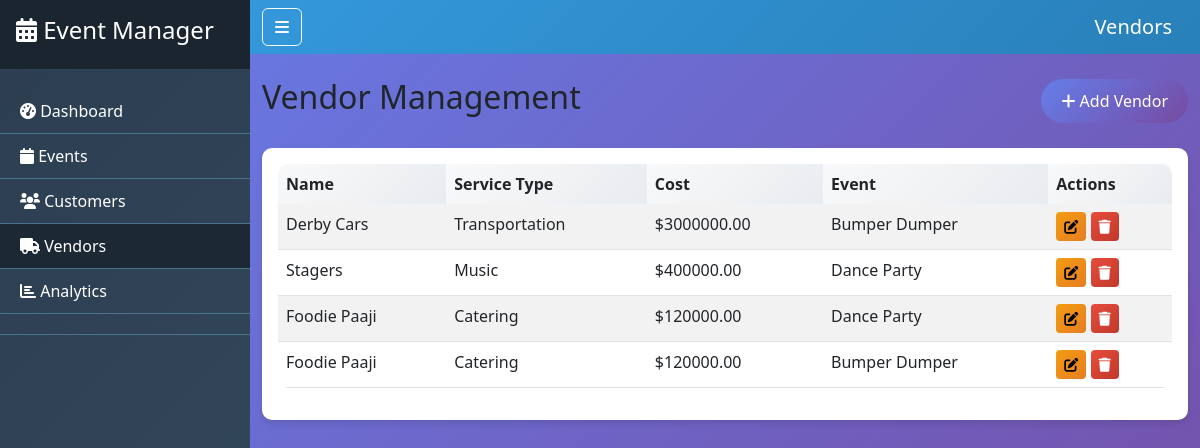
/vendors, run on the app's committed database.
### tables this page shows
CREATE TABLE vendors (
    id INTEGER PRIMARY KEY AUTOINCREMENT,
    name TEXT NOT NULL,
    service_type TEXT NOT NULL,
    cost REAL NOT NULL,
    event_id INTEGER,
    FOREIGN KEY (event_id) REFERENCES events (id)
);

CREATE TABLE events (
    id INTEGER PRIMARY KEY AUTOINCREMENT,
    name TEXT NOT NULL,
    type TEXT NOT NULL,
    date TEXT NOT NULL,
    location TEXT NOT NULL,
    budget REAL NOT NULL,
    expected_guests INTEGER NOT NULL,
    ticket_price REAL DEFAULT 0
);

### Event_Management_System/app.py (the view)
@app.route('/vendors')
def vendors():
    db = get_db()
    vendors = db.execute('SELECT v.*, e.name as event_name FROM vendors v LEFT JOIN events e ON v.event_id = e.id').fetchall()
    events = db.execute('SELECT id, name FROM events').fetchall()
    return render_template('vendors.html', vendors=vendors, events=events)

### Event_Management_System/app.py (called while the page is built)
def get_db():
    db = getattr(g, '_database', None)
    if db is None:
        db = g._database = sqlite3.connect(DATABASE)
        db.row_factory = sqlite3.Row
    return db

@app.teardown_appcontext
def close_connection(exception):
    db = getattr(g, '_database', None)
    if db is not None:
        db.close()

### Event_Management_System/templates/vendors.html (shortened to what this page needs)
{% extends "base.html" %}
{% block page_title %}Vendors{% endblock %}
{% block content %}
<div class="d-flex justify-content-between align-items-center mb-4">
    <h2>Vendor Management</h2>
    <a href="{{ url_for('add_vendor') }}" class="btn btn-primary"><i class="fas fa-plus"></i> Add Vendor</a>
</div>
<div class="card">
    <div class="card-body">
        <div class="table-responsive">
            <table class="table table-striped">
                <thead>
                    <tr>
                        <th>Name</th>
                        <th>Service Type</th>
                        <th>Cost</th>
                        <th>Event</th>
                        <th>Actions</th>
                    </tr>
                </thead>
                <tbody>
                    {% for vendor in vendors %}
                    <tr>
                        <td>{{ vendor.name }}</td>
                        <td>{{ vendor.service_type }}</td>
                        <td>${{ "%.2f"|format(vendor.cost) }}</td>
                        <td>{{ vendor.event_name or 'N/A' }}</td>
                        <td>
                            <a href="{{ url_for('edit_vendor', vendor_id=vendor.id) }}" class="btn btn-sm btn-warning"><i class="fas fa-edit"></i></a>
                            <a href="{{ url_for('delete_vendor', vendor_id=vendor.id) }}" class="btn btn-sm btn-danger" onclick="return confirm('Are you sure?')"><i class="fas fa-trash"></i></a>
                        </td>
                    </tr>
                    {% endfor %}
                </tbody>
            </table>
        </div>
    </div>
</div>
{% endblock %}

### Event_Management_System/templates/base.html (shortened to what this page needs)
<!DOCTYPE html>
<html lang="en">
<head>
    <link href="https://cdn.jsdelivr.net/npm/bootstrap@5.3.0/dist/css/bootstrap.min.css" rel="stylesheet">
    <link href="https://cdnjs.cloudflare.com/ajax/libs/font-awesome/6.0.0/css/all.min.css" rel="stylesheet">
    <link href="{{ url_for('static', filename='style.css') }}" rel="stylesheet">
</head>
<body>
    <div class="d-flex">
        <nav id="sidebar" class="bg-dark text-white">
            <div class="sidebar-header p-3">
                <h4><i class="fas fa-calendar-alt"></i> Event Manager</h4>
            </div>
            <ul class="list-unstyled components">
                <li class="{% if request.endpoint == 'dashboard' %}active{% endif %}">
                    <a href="{{ url_for('dashboard') }}"><i class="fas fa-tachometer-alt"></i> Dashboard</a>
                </li>
                <li class="{% if request.endpoint == 'events' %}active{% endif %}">
                    <a href="{{ url_for('events') }}"><i class="fas fa-calendar"></i> Events</a>
                </li>
                <li class="{% if request.endpoint == 'customers' %}active{% endif %}">
                    <a href="{{ url_for('customers') }}"><i class="fas fa-users"></i> Customers</a>
                </li>
                <li class="{% if request.endpoint == 'vendors' %}active{% endif %}">
                    <a href="{{ url_for('vendors') }}"><i class="fas fa-truck"></i> Vendors</a>
                </li>
                <li class="{% if request.endpoint == 'analytics' %}active{% endif %}">
                    <a href="{{ url_for('analytics') }}"><i class="fas fa-chart-bar"></i> Analytics</a>
                </li>
            </ul>
        </nav>
        <div id="content" class="flex-grow-1">
            <nav class="navbar navbar-expand-lg navbar-dark bg-primary">
                <div class="container-fluid">
                    <button type="button" id="sidebarCollapse" class="btn btn-outline-light">
                        <i class="fas fa-bars"></i>
                    </button>
                    <span class="navbar-brand mb-0 h1">{% block page_title %}{% endblock %}</span>
                </div>
            </nav>
            <div class="container-fluid mt-4">
                {% block content %}{% endblock %}
            </div>
        </div>
    </div>
</body>
</html>

### Event_Management_System/static/style.css (style rules this page uses)
body { background: linear-gradient(135deg, #667eea 0%, #764ba2 100%); min-height: 100vh; font-family: 'Segoe UI', Tahoma, Geneva, Verdana, sans-serif; }
#sidebar { min-width: 250px; max-width: 250px; background: linear-gradient(135deg, #2c3e50 0%, #34495e 100%); color: #fff; transition: all 0.3s; }
#sidebar .sidebar-header { padding: 20px; background: #1a252f; }
#sidebar ul.components { padding: 20px 0; border-bottom: 1px solid #47748b; }
#sidebar ul li a { padding: 10px 20px; display: block; color: #fff; text-decoration: none; border-bottom: 1px solid #47748b; }
#sidebar ul li.active > a { color: #fff; background: #1c2833; }
#content { width: 100%; padding: 0; min-height: 100vh; transition: all 0.3s; }
.navbar { background: linear-gradient(135deg, #3498db 0%, #2980b9 100%) !important; }
.card { border: none; border-radius: 10px; box-shadow: 0 4px 6px rgba(0, 0, 0, 0.1); transition: transform 0.2s; }
.btn-primary { background: linear-gradient(135deg, #667eea 0%, #764ba2 100%); border: none; border-radius: 25px; padding: 10px 20px; }
.btn-warning { background: linear-gradient(135deg, #f39c12 0%, #e67e22 100%); border: none; }
.btn-danger { background: linear-gradient(135deg, #e74c3c 0%, #c0392b 100%); border: none; }
.table { border-radius: 10px; overflow: hidden; }
.table thead th { background: linear-gradient(135deg, #f8f9fa 0%, #e9ecef 100%); border: none; }

### data on the page
vendors: name "Derby Cars", service_type "Transportation", cost "3000000.00", name "Bumper Dumper"
vendors: name "Stagers", service_type "Music", cost "400000.00", name "Dance Party"
vendors: name "Foodie Paaji", service_type "Catering", cost "120000.00", name "Dance Party"
vendors: name "Foodie Paaji", service_type "Catering", cost "120000.00", name "Bumper Dumper"
